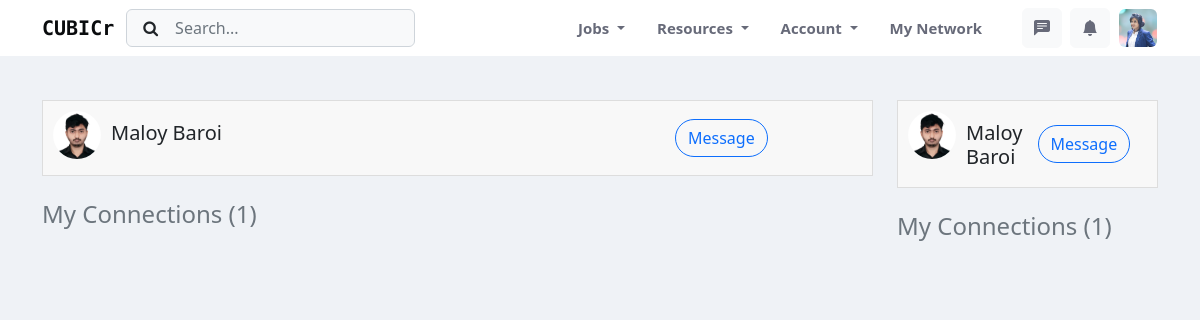
Screenshot of /content/my-network-view/ (signed in) with the database file from the repository.
### App_auth/models.py (models this page shows, shortened)
class CustomUser(AbstractBaseUser, PermissionsMixin):
    email = models.EmailField(unique=True, null=False)
    is_staff = models.BooleanField(gettext_lazy('staff status'), default=False,
                                   help_text=gettext_lazy('Designates whether the user can log in this site'))
    is_active = models.BooleanField(
        gettext_lazy('active'),
        default=True,
        help_text=gettext_lazy('Designates whether this user should be treated as active')
    )
    USERNAME_FIELD = 'email'
    objects = MyUserManager()

class Profile_main(models.Model):
    user = models.OneToOneField(CustomUser, on_delete=models.CASCADE, related_name='user_main_profile')
    career_objective = models.TextField(default="Opportunities don't happen, You create them. ")
    fullName = models.CharField(max_length=100)
    phone_number = models.CharField(validators=[phone_regex], max_length=14)
    ID_card = models.ImageField(upload_to='id_card/')
    profile_picture = models.ImageField(upload_to='user_profile_picture/')
    Date_of_Birth = models.DateField(default='2000-01-01')
    gender = models.CharField(choices=gender, max_length=10)
    house_no = models.CharField(max_length=10)
    area = models.CharField(max_length=100)
    city = models.CharField(max_length=100)
    zipcode = models.PositiveIntegerField(default=1200)

### App_content/models.py (models this page shows, shortened)
class ConnectionModel(models.Model):
    user = models.OneToOneField(CustomUser, on_delete=models.CASCADE, related_name='user_friends')
    connections = models.ManyToManyField(CustomUser, blank=True, related_name='friends')

### App_content/views.py (the view)
# urls.py: path('my-network-view/', views.my_network_view, name='my-network-view'),
@login_required
def my_network_view(request):
    myNetworks = ConnectionModel.objects.filter(user=request.user)
    groups = request.user.groups.all()
    content = {
        'myNetworks': myNetworks[0],
    }
    return render(request, 'App_content/myNetworks.html', context=content)

### templates/App_content/myNetworks.html (shortened to what this page needs)
{% extends 'Navbar.html' %}
{% block main %}
    <div class="container my-connections-container">
        <div class="row">
            <div class="col-md-9">
                <table>
                    <caption>My Connections ({{ myNetworks.connections.count }})</caption>
                    <tbody>
                    {% for friend in myNetworks.connections.all %}
                        <tr>
                            <td colspan="3">
                                <div style="display: inline-flex;">
                                    <img src="{{ friend.user_main_profile.profile_picture.url }}"
                                         alt="Profile Picture of Friend"
                                         style="width: 48px; height: 48px; border-radius: 60%; margin-right: 10px;">
                                    <h5 style="margin-top: 10px;">
                                        {{ friend.user_main_profile.fullName }}
                                    </h5>
                                </div>
                            </td>
                            <td>
                                <button class="btn btn-outline-primary" style="border-radius: 30px; font-weight: 500">
                                    Message
                                </button>
                            </td>
                        </tr>
                    {% endfor %}
                    </tbody>
                </table>
            </div>
            <div class="col-md-3">
                <table>
                    <caption>My Connections ({{ myNetworks.connections.count }})</caption>
                    <tbody>
                    {% for friend in myNetworks.connections.all %}
                        <tr>
                            <td>
                                <div style="display: inline-flex;">
                                    <img src="{{ friend.user_main_profile.profile_picture.url }}"
                                         alt="Profile Picture of Friend"
                                         style="width: 48px; height: 48px; border-radius: 60%; margin-right: 10px;">
                                    <h5 style="margin-top: 10px;">
                                        {{ friend.user_main_profile.fullName }}
                                    </h5>
                                </div>
                            </td>
                            <td>
                                <button class="btn btn-outline-primary" style="border-radius: 30px; font-weight: 500">
                                    Message
                                </button>
                            </td>
                        </tr>
                    {% endfor %}
                    </tbody>
                </table>
            </div>
        </div>
    </div>
{% endblock %}

### templates/Navbar.html (shortened to what this page needs)
{% load static %}
<!doctype html>
<html lang="en">
<head>
    <link href="https://cdn.jsdelivr.net/npm/bootstrap@5.2.0/dist/css/bootstrap.min.css" rel="stylesheet"
>
    <link rel="stylesheet" href="https://cdn.jsdelivr.net/npm/bootstrap-icons@1.9.1/font/bootstrap-icons.css">
    <link rel="stylesheet" href="https://cdnjs.cloudflare.com/ajax/libs/font-awesome/4.7.0/css/font-awesome.min.css">
    <link rel="stylesheet" href="{% static 'css/Home/style.css' %}">
</head>
<body>
<header class="navbar-light fixed-top header-static bg-mode">
    <nav class="navbar navbar-expand-lg bg-white">
        <div class="container">
            <a class="navbar-brand" href="{% url 'home' %}"
               style="font-family: 'Monoton', cursive; color: #0a0c0e; font-weight: bold">
                CUBICr
            </a>
            <div class="collapse navbar-collapse" id="navbarSupportedContent">
                <form class="d-flex" role="search">
                    <button class="btn search-submit-btn" type="submit">
                        <i class="fa fa-search"></i>
                    </button>
                    <input class="form-control ps-5 bg-light" type="search" placeholder="Search..." aria-label="Search">
                </form>
                <ul class="navbar-nav ms-auto mb-2 mb-lg-0" id="nav-ul-1">
                    <li class="nav-item dropdown">
                        <a class="nav-link dropdown-toggle" href="#" role="button" data-bs-toggle="dropdown"
                           aria-expanded="false">
                            Jobs
                        </a>
                    </li>
                    <li class="nav-item dropdown">
                        <a class="nav-link dropdown-toggle" href="#" role="button" data-bs-toggle="dropdown"
                           aria-expanded="false">
                            Resources
                        </a>
                    </li>
                    <li class="nav-item dropdown">
                        <a class="nav-link dropdown-toggle" href="#" role="button" data-bs-toggle="dropdown"
                           aria-expanded="false">
                            Account
                        </a>
                    </li>
                    <li class="nav-item">
                        <a class="nav-link" href="{% url 'App_content:my-network-view' %}">My Network</a>
                    </li>
                </ul>
                <ul class="nav flex-nowrap align-items-center ms-sm-3 list-unstyled" id="nav-ul-2">
                    <li class="nav-item ms-2">
                        <a class="nav-link icon-md btn btn-light p-0" href="{% url 'App_chat:my-chat-groups' %}">
                            <i class="bi bi-chat-left-text-fill fs-6"> </i>
                        </a>
                    </li>
                    <li class="nav-item dropdown ms-2">
                        <a class="nav-link icon-md btn btn-light p-0" href="#" id="notifDropdown" role="button"
                           data-bs-toggle="dropdown" aria-expanded="false" data-bs-auto-close="outside">
                            <i class="bi bi-bell-fill fs-6"> </i>
                        </a>
                    </li>
                    <li class="nav-item ms-2">
                        <a class="btn icon-md p-0" href="{% url 'App_auth:profile-view' %}" id="profileDropdown">
                            <img class="avatar-img rounded-2"
                                 src="{{ request.user.user_main_profile.profile_picture.url }}" alt="">
                        </a>
                    </li>
                </ul>
            </div>
        </div>
    </nav>
</header>
{% block main %}
{% endblock %}
</body>
</html>

### static/css/Home/style.css (style rules this page uses)
* { margin: 0; padding: 0; }
body { background-color: #eff2f6; }
.search-submit-btn { margin-right: -45px; z-index: 999; }
.navbar { padding: 0; }
a.nav-link { color: #676a79 !important; padding: 0 1rem !important; font-size: 0.9375rem !important; font-weight: 600 !important; text-transform: capitalize !important; line-height: 56px !important; }
.icon-md { height: 2.5rem; width: 2.5rem; padding: 0 !important; font-size: 0.9em !important; display: -ms-inline-flexbox !important; display: inline-flex !important; -webkit-box-align: center !important; -ms-flex-align: center !important; align-items: center !important; -webkit-box-pack: center !important; -ms-flex-pack: center !important; justify-content: center !important; }
.avatar-img { width: 100% !important; height: 100% !important; object-fit: cover !important; }
.dropdown-toggle { color: #676a79 !important; padding: 0 1rem !important; font-size: 0.9375rem !important; font-weight: 600 !important; text-transform: capitalize !important; line-height: 56px !important; }

### templates/App_content/myNetworks.html (style rules this page uses)
.my-connections-container { margin-top: 100px; }
table { border: 1px solid #ccc; border-collapse: collapse; margin: 0; padding: 0; width: 100%; table-layout: fixed; }
table caption { font-size: 1.5em; margin: .5em 0 .75em; }
table tr { background-color: #f8f8f8; border: 1px solid #ddd; padding: .35em; }
table th, table td { padding: .625em; text-align: left; }

### rows the page displays
CustomUser: user.user_main_profile.profile_picture (picture)
ConnectionModel: connections.count "1"
CustomUser: user_main_profile.profile_picture (picture), user_main_profile.fullName "Maloy Baroi"
